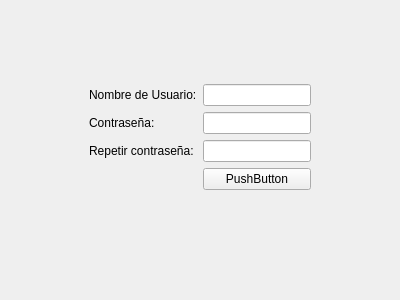
<?xml version="1.0" encoding="UTF-8"?>
<ui version="4.0">
 <class>Registrarse</class>
 <widget class="QWidget" name="Registrarse">
  <property name="geometry">
   <rect>
    <x>0</x>
    <y>0</y>
    <width>400</width>
    <height>300</height>
   </rect>
  </property>
  <property name="windowTitle">
   <string>Form</string>
  </property>
  <layout class="QHBoxLayout" name="horizontalLayout">
   <item>
    <spacer name="horizontalSpacer">
     <property name="orientation">
      <enum>Qt::Horizontal</enum>
     </property>
     <property name="sizeHint" stdset="0">
      <size>
       <width>40</width>
       <height>20</height>
      </size>
     </property>
    </spacer>
   </item>
   <item>
    <widget class="QWidget" name="widget" native="true">
     <property name="maximumSize">
      <size>
       <width>500</width>
       <height>150</height>
      </size>
     </property>
     <layout class="QFormLayout" name="formLayout_2">
      <item row="0" column="0">
       <widget class="QLabel" name="label">
        <property name="text">
         <string>Nombre de Usuario:</string>
        </property>
       </widget>
      </item>
      <item row="0" column="1">
       <widget class="QLineEdit" name="lineEdit"/>
      </item>
      <item row="1" column="0">
       <widget class="QLabel" name="label_2">
        <property name="text">
         <string>Contraseña: </string>
        </property>
       </widget>
      </item>
      <item row="1" column="1">
       <widget class="QLineEdit" name="lineEdit_2"/>
      </item>
      <item row="2" column="0">
       <widget class="QLabel" name="label_3">
        <property name="text">
         <string>Repetir contraseña: </string>
        </property>
       </widget>
      </item>
      <item row="2" column="1">
       <widget class="QLineEdit" name="lineEdit_3"/>
      </item>
      <item row="5" column="1">
       <widget class="QPushButton" name="pushButton_2">
        <property name="text">
         <string>PushButton</string>
        </property>
       </widget>
      </item>
     </layout>
    </widget>
   </item>
   <item>
    <spacer name="horizontalSpacer_2">
     <property name="orientation">
      <enum>Qt::Horizontal</enum>
     </property>
     <property name="sizeHint" stdset="0">
      <size>
       <width>40</width>
       <height>20</height>
      </size>
     </property>
    </spacer>
   </item>
  </layout>
 </widget>
 <resources/>
 <connections/>
</ui>
